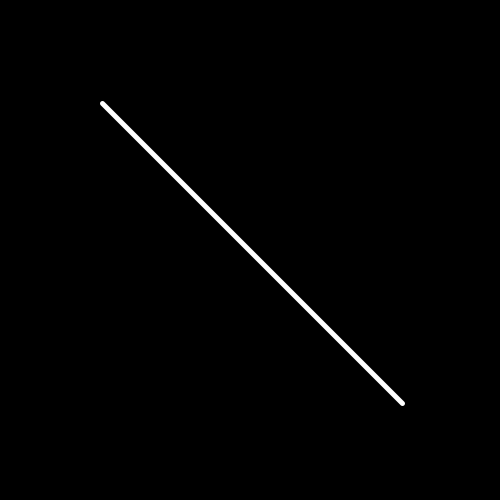
Frame 1 (no input)
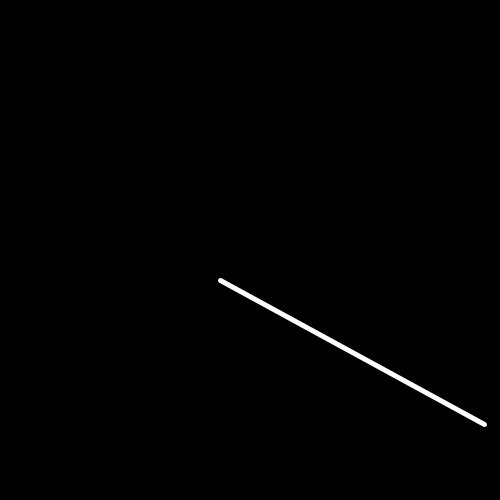
Frame 60 (the mouse pressed at the canvas centre just before this capture)
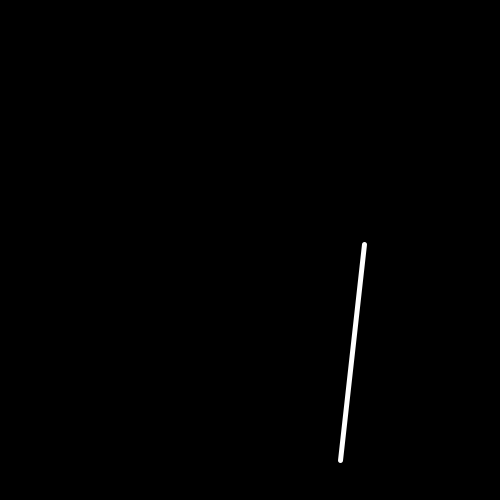
Frame 120 (the mouse held since frame 60 and released just before this capture)

The Processing sketch that drew these frames (run headless with seeded random() and noise(); from frame 60 on, the mouse is pressed at the canvas centre):

// Processing sketch: Exercise10
// ── Exercise10.pde
float x1=100,y1=100,x2=400,y2=400;
int dx1=2,dy1=3,dx2=2,dy2=3;

void setup() {
    size(500,500);
    strokeWeight(5);
    stroke(255);
}

void draw() {
    background(0);
    x1 += dx1;
    y1 += dy1;
    x2 += dx2;
    y2 += dy2;
    if (x1 > width || x1 < 0) {
        dx1 *= -1;
    }
    if (x2 > width || x2 < 0) {
        dx2 *= -1;
    }
    if (y1 > height || y1 < 0) {
        dy1 *= -1;
    }
    if (y2 > height || y2 < 0) {
        dy2 *= -1;
    }

    line(x1, y1, x2, y2);
}
